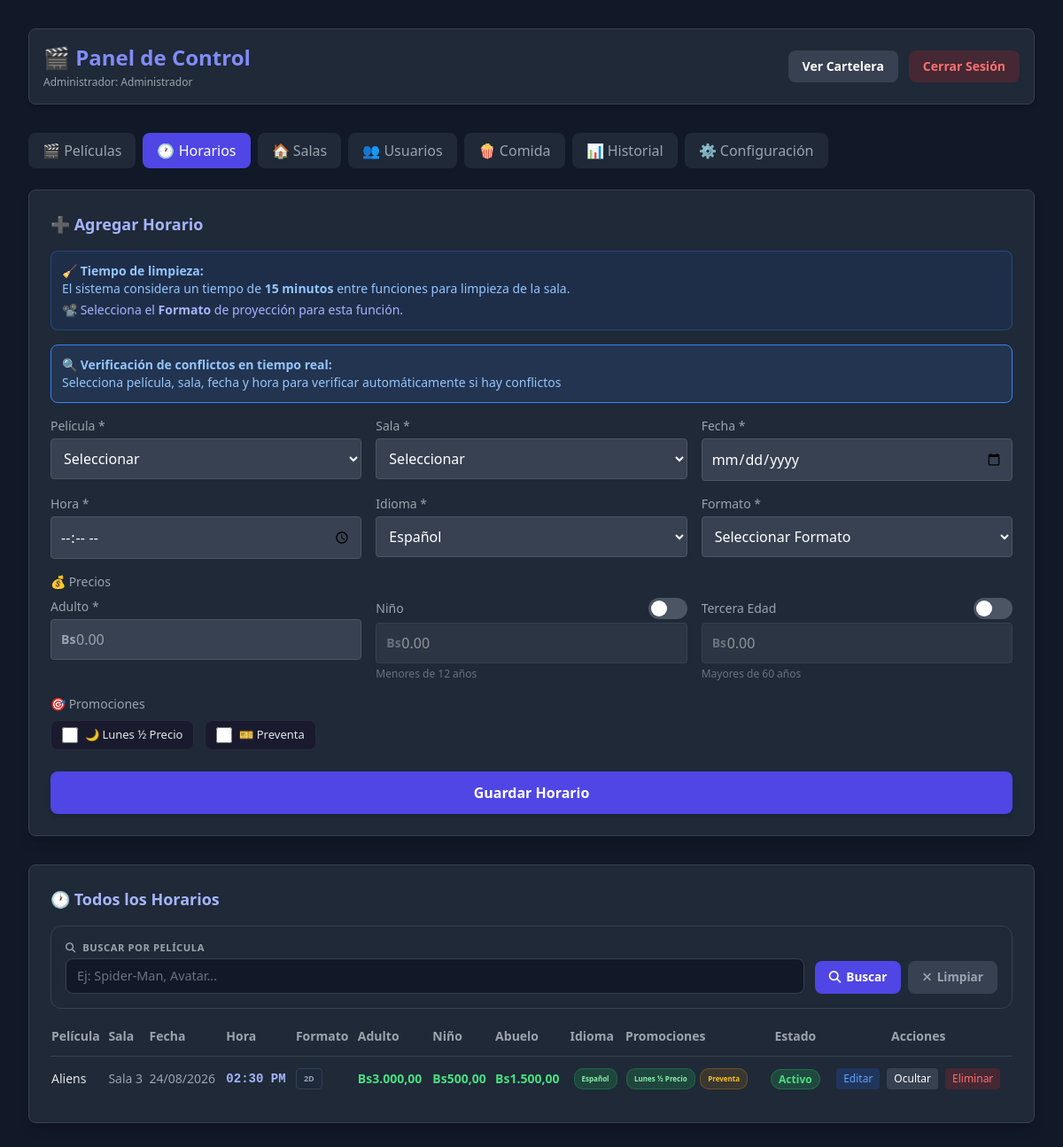
The app's page /admin.php?tab=showtimes (signed in), older data.
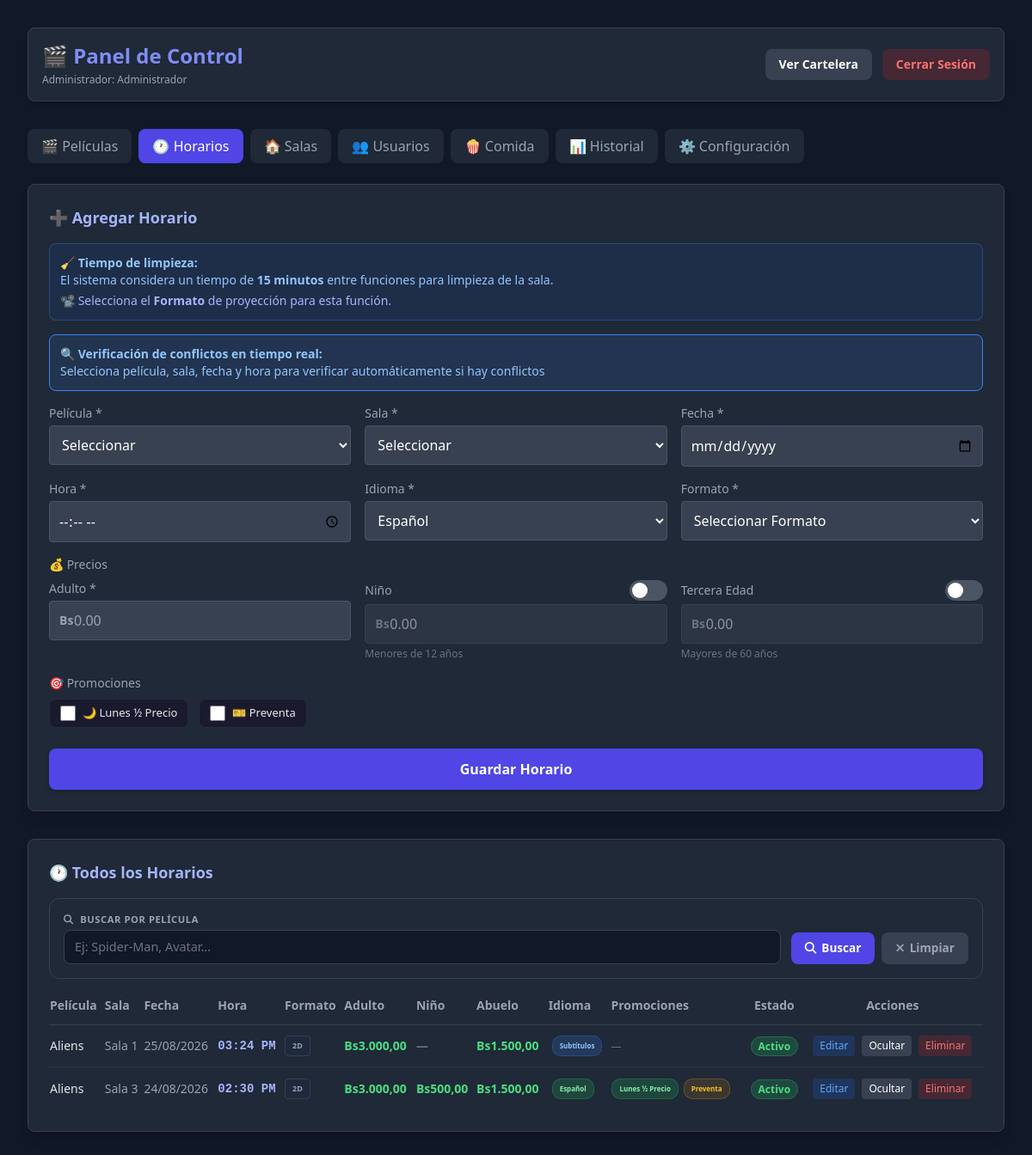
The same page, newer data.
### tables this page shows
CREATE TABLE `showtimes` (
  `id` int(11) NOT NULL,
  `movie_id` int(11) NOT NULL,
  `room_id` int(11) NOT NULL,
  `show_date` date NOT NULL,
  `show_time` time NOT NULL,
  `price` decimal(10,2) NOT NULL,
  `price_adult` decimal(10,2) NOT NULL DEFAULT 0.00,
  `price_child` decimal(10,2) NOT NULL DEFAULT 0.00,
  `price_senior` decimal(10,2) NOT NULL DEFAULT 0.00,
  `enable_child_price` tinyint(1) NOT NULL DEFAULT 1,
  `enable_senior_price` tinyint(1) NOT NULL DEFAULT 1,
  `half_price_monday` tinyint(1) DEFAULT 0,
  `promotions` varchar(255) DEFAULT NULL,
  `language` varchar(20) DEFAULT 'español',
  `format` varchar(20) DEFAULT NULL,
  `seat_map_image` varchar(255) DEFAULT NULL,
  `is_active` tinyint(1) DEFAULT 1,
  `created_at` timestamp NULL DEFAULT current_timestamp()
);

CREATE TABLE `movies` (
  `id` int(11) NOT NULL,
  `title` varchar(255) NOT NULL,
  `description` text DEFAULT NULL,
  `poster_url` varchar(255) DEFAULT NULL,
  `banner_url` varchar(255) DEFAULT NULL,
  `cast_members` text DEFAULT NULL,
  `country_id` int(11) DEFAULT NULL,
  `duration` int(11) DEFAULT NULL,
  `genre` varchar(100) DEFAULT NULL,
  `year` year(4) DEFAULT NULL,
  `director` varchar(100) DEFAULT NULL,
  `classification` varchar(50) DEFAULT NULL,
  `trailer_url` varchar(255) DEFAULT NULL,
  `is_active` tinyint(1) DEFAULT 1,
  `created_at` timestamp NULL DEFAULT current_timestamp()
);

CREATE TABLE `rooms` (
  `id` int(11) NOT NULL,
  `name` varchar(50) NOT NULL,
  `capacity` int(11) NOT NULL DEFAULT 50,
  `description` text DEFAULT NULL,
  `seat_layout` longtext DEFAULT NULL CHECK (json_valid(`seat_layout`)),
  `aisle_config` longtext DEFAULT NULL CHECK (json_valid(`aisle_config`)),
  `is_active` tinyint(1) DEFAULT 1,
  `created_at` timestamp NULL DEFAULT current_timestamp()
);

### config.php (called while the page is built, shortened)
<?php
function getSiteConfig($pdo)
{
    $defaults = [
        'site_name' => 'Cinema Pro',
        'site_logo' => '',
        'footer_logo' => '',
        'site_favicon' => '',
        'footer_copyright' => '© ' . date('Y') . ' Cinema. Todos los derechos reservados.',
        'currency_symbol' => '$',
        'currency_position' => 'left',
        'thousands_separator' => '.',
        'decimal_separator' => ',',
        'decimal_places' => '2',
        'address' => '',
        'phone' => '',
        'email' => '',
        'instagram' => '',
        'facebook' => '',
        'twitter' => '',
        'telegram' => '',
        'whatsapp' => ''
    ];
    try {
        $stmt = $pdo->query("SELECT key_name, value FROM site_config");
        $rows = $stmt->fetchAll();
        $config = [];
        foreach ($rows as $row) {
            $config[$row['key_name']] = $row['value'];
        }
        foreach ($defaults as $key => $default_value) {
            if (!isset($config[$key]) || $config[$key] === '') {
                $config[$key] = $default_value;
            }
        }
        return $config;
    } catch (PDOException $e) {
        error_log("Error cargando configuración del sitio: " . $e->getMessage());
        return $defaults;
    }
}
function formatCurrency($amount, $config = null)
{
    $symbol = $config['currency_symbol'] ?? '$';
    $position = $config['currency_position'] ?? 'left';
    $thousands = $config['thousands_separator'] ?? '.';
    $decimal = $config['decimal_separator'] ?? ',';
    $decimals = intval($config['decimal_places'] ?? 2);
    $formatted = number_format($amount, $decimals, $decimal, $thousands);
    return $position === 'right' ? $formatted . ' ' . $symbol : $symbol . $formatted;
}
function generateCSRFToken()
{
    return $_SESSION['csrf_token'];
}
function formatTimeVenezuela($time)
{
    return date('h:i A', strtotime($time));
}
function formatDateShort($date)
{
    return date('d/m/Y', strtotime($date));
}

### admin.php (the view, shortened to what the rows shown need)
<?php
require_once 'config.php';
$activeTab = $_GET['tab'] ?? 'movies';
$csrf_token = generateCSRFToken();
$movies_sql = "SELECT * FROM movies WHERE 1=1";
$movies_params = [];
$movies_sql .= " ORDER BY title ASC";
$stmt = $pdo->prepare($movies_sql);
$stmt->execute($movies_params);
$search_showtime = isset($_GET['search_showtime']) ? trim($_GET['search_showtime']) : '';
$showtimes_sql = "
    SELECT s.*, m.title as movie_title, m.duration, COALESCE(m.is_active, 0) as movie_active,
           r.name as room_name, COALESCE(s.format, '2D') as format
    FROM showtimes s
    LEFT JOIN movies m ON s.movie_id = m.id
    JOIN rooms r ON s.room_id = r.id
    WHERE 1=1
";
if (!empty($search_showtime)) {
    $showtimes_sql .= " AND m.title LIKE ?";
    $showtimes_sql .= " ORDER BY m.title ASC, s.show_date DESC, s.show_time";
    $stmt = $pdo->prepare($showtimes_sql);
    $stmt->execute(['%' . $search_showtime . '%']);
} else {
    $showtimes_sql .= " ORDER BY m.title ASC, s.show_date DESC, s.show_time";
    $stmt = $pdo->query($showtimes_sql);
}
$showtimes = $stmt->fetchAll();
$edit_showtime = null;
$siteConfig = getSiteConfig($pdo);
?>
<!DOCTYPE html>
<html lang="es">
<head>
    <script src="https://cdn.tailwindcss.com"></script>
    <link rel="stylesheet" href="https://cdnjs.cloudflare.com/ajax/libs/font-awesome/6.4.0/css/all.min.css">
</head>
<body class="bg-gray-900 text-white min-h-screen p-4 md:p-8">
<div class="max-w-7xl mx-auto">
    <div class="flex flex-col sm:flex-row justify-between items-center mb-8 gap-4 bg-gray-800 p-4 rounded-lg shadow-md border border-gray-700">
        <div>
            <h1 class="text-2xl font-bold text-indigo-400 flex items-center gap-2">🎬 Panel de Control</h1>
        </div>
    </div>
    <?php if($activeTab === 'showtimes'): ?>
        <div class="bg-gray-800 p-6 rounded-lg shadow-lg border border-gray-700 mb-8">
            <h2 class="text-lg font-bold mb-4 text-indigo-300">
                <?= $edit_showtime ? '✏️ Editar Horario' : '➕ Agregar Horario' ?>
            </h2>
        </div>
        <div class="bg-gray-800 p-6 rounded-lg shadow-lg border border-gray-700">
            <h2 class="text-lg font-bold mb-4 text-indigo-300">🕐 Todos los Horarios</h2>
            <div class="overflow-x-auto">
                <table class="w-full text-left border-collapse">
                    <thead>
                    <tr class="border-b border-gray-700 text-gray-400 text-sm">
                        <th class="pb-3 font-semibold">Película</th>
                        <th class="pb-3 font-semibold">Sala</th>
                        <th class="pb-3 font-semibold">Fecha</th>
                        <th class="pb-3 font-semibold">Hora</th>
                        <th class="pb-3 font-semibold">Formato</th>
                        <th class="pb-3 font-semibold">Adulto</th>
                        <th class="pb-3 font-semibold">Niño</th>
                        <th class="pb-3 font-semibold">Abuelo</th>
                        <th class="pb-3 font-semibold">Idioma</th>
                        <th class="pb-3 font-semibold">Promociones</th>
                        <th class="pb-3 font-semibold text-center">Estado</th>
                        <th class="pb-3 font-semibold text-center">Acciones</th>
                    </tr>
                    </thead>
                    <tbody class="divide-y divide-gray-700/50 text-sm">
                    <?php foreach($showtimes as $s):
                        $promo_labels = [];
                        $promotions = $s['promotions'] ? explode(',', $s['promotions']) : [];
                        if(in_array('lunes_mitad', $promotions)) $promo_labels[] = 'Lunes ½ Precio';
                        if(in_array('preventa', $promotions)) $promo_labels[] = 'Preventa';
                        $movie_exists = $s['movie_title'] !== null;
                        $is_inactive = $s['is_active'] == 0;
                        $language = $s['language'] ?? 'español';
                        $lang_label = $language == 'español' ? 'Español' : 'Subtítulos';
                        $lang_class = $language == 'español' ? 'espanol' : 'subtitulos';
                        $price_adult = $s['price_adult'] ?? $s['price'] ?? 0;
                        $price_child = $s['price_child'] ?? 0;
                        $price_senior = $s['price_senior'] ?? 0;
                        $enable_child = $s['enable_child_price'] ?? 1;
                        $enable_senior = $s['enable_senior_price'] ?? 1;
                        $format = $s['format'] ?? '2D';
                        $formatClass = 'format-2d';
                        if (!empty($format)) {
                            $formatLower = strtolower($format);
                            $formatClass = 'format-' . str_replace(' ', '-', $formatLower);
                        }
                    ?>
                        <tr class="<?= $is_inactive ? 'showtime-inactive' : '' ?>">
                            <td class="py-3 font-medium <?= $movie_exists ? 'text-gray-200' : 'movie-deleted' ?>">
                                <?= htmlspecialchars($s['movie_title'] ?? 'Película eliminada') ?>
                            </td>
                            <td class="py-3 text-gray-400"><?= htmlspecialchars($s['room_name']) ?></td>
                            <td class="py-3 text-gray-400"><?= formatDateShort($s['show_date']) ?></td>
                            <td class="py-3 text-indigo-300 font-semibold time-display"><?= formatTimeVenezuela($s['show_time']) ?></td>
                            <td class="py-3"><span class="format-badge <?= $formatClass ?>"><?= htmlspecialchars($format) ?></span></td>
                            <td class="py-3 text-green-400 font-semibold"><?= formatCurrency($price_adult, $siteConfig) ?></td>
                            <td class="py-3 <?= $enable_child ? 'text-green-400' : 'text-gray-500' ?> font-semibold">
                                <?= $enable_child ? formatCurrency($price_child, $siteConfig) : '—' ?>
                            </td>
                            <td class="py-3 <?= $enable_senior ? 'text-green-400' : 'text-gray-500' ?> font-semibold">
                                <?= $enable_senior ? formatCurrency($price_senior, $siteConfig) : '—' ?>
                            </td>
                            <td class="py-3"><span class="language-badge <?= $lang_class ?>"><?= $lang_label ?></span></td>
                            <td class="py-3">
                                <?php foreach($promo_labels as $label): ?>
                                    <span class="promotion-tag <?= strpos($label, 'Lunes') !== false ? 'lunes' : 'preventa' ?>"><?= $label ?></span>
                                <?php endforeach; ?>
                                <?php if(empty($promo_labels)): ?><span class="text-gray-500 text-xs">—</span><?php endif; ?>
                            </td>
                            <td class="py-3 text-center">
                                <?php if($s['is_active']): ?>
                                    <span class="bg-green-500/20 text-green-400 text-xs px-2 py-0.5 rounded-full font-bold border border-green-500/30">Activo</span>
                                <?php else: ?>
                                    <span class="bg-gray-500/20 text-gray-400 text-xs px-2 py-0.5 rounded-full font-bold border border-gray-500/30">Inactivo</span>
                                <?php endif; ?>
                            </td>
                            <td class="py-3 text-center">
                                <div class="flex justify-center gap-2 flex-wrap">
                                    <?php if($s['is_active']): ?>
                                        <a href="?tab=showtimes&edit_showtime_id=<?= htmlspecialchars($s['id']) ?>&csrf_token=<?= htmlspecialchars($csrf_token) ?>"
                                           class="text-xs px-2 py-1 rounded bg-blue-600/20 hover:bg-blue-600/40 text-blue-400 transition-colors">Editar</a>
                                    <?php endif; ?>
                                    <a href="?toggle_showtime=<?= htmlspecialchars($s['id']) ?>&tab=showtimes&csrf_token=<?= htmlspecialchars($csrf_token) ?>"
                                       class="text-xs px-2 py-1 rounded bg-gray-700 hover:bg-gray-600 transition-colors"
                                       onclick="return confirm('¿Cambiar estado de este horario?')">
                                        <?= $s['is_active'] ? 'Ocultar' : 'Mostrar' ?>
                                    </a>
                                    <a href="?delete_showtime=<?= htmlspecialchars($s['id']) ?>&tab=showtimes&csrf_token=<?= htmlspecialchars($csrf_token) ?>"
                                       class="text-xs px-2 py-1 rounded bg-red-600/20 hover:bg-red-600/40 text-red-400 transition-colors"
                                       onclick="return confirm('¿Eliminar este horario?')">Eliminar</a>
                                </div>
                            </td>
                        </tr>
                    <?php endforeach; ?>
                    </tbody>
                </table>
            </div>
        </div>
    <?php endif; ?>
</div>
</body>
</html>

Row changes from the older to the newer data that the page shows:
added showtimes: movie.title "Aliens", room.name "Sala 1", show_date "25/08/2026", show_time "03:24 PM", format "2D", price_adult "Bs3.000,00", price_senior "Bs1.500,00", language "Subtítulos", is_active "Activo", enable_child_price 0 (drawn)
